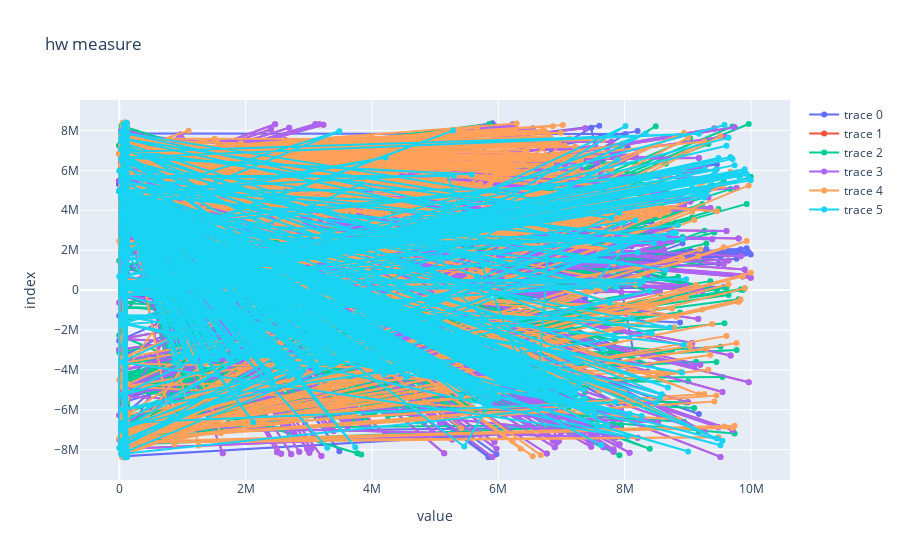

Here is the notebook cell this chart was saved with:
### Code cell
fig =px.line([],[], title="hw measure", labels="ax", markers=True)
fig =fig.add_scatter(x=df_a["t"], y=df_a["x"], mode="lines+markers")
if fn!="sick":
    fig =fig.add_scatter(x=df_a["t"], y=df_a["y"], mode="lines+markers")
    fig =fig.add_scatter(x=df_a["t"], y=df_a["z"], mode="lines+markers")
    fig =fig.add_scatter(x=df_a["t"], y=df_a["x1"], mode="lines+markers")
    fig =fig.add_scatter(x=df_a["t"], y=df_a["y1"], mode="lines+markers")
    fig =fig.add_scatter(x=df_a["t"], y=df_a["z1"], mode="lines+markers")
fig.update_layout( showlegend=True)
fig.show()

### Figure 1 — Plotly figure (JSON) as saved in the notebook; plotly's stock layout.template omitted (floating-point values rounded to 4 significant figures; data arrays with more than 128 entries replaced by an {"elided": "..."} marker saying what was removed)
{"data": [{"mode": "lines+markers", "type": "scatter", "x": {"elided": "1286 int values"}, "y": {"elided": "1286 int values"}}, {"mode": "lines+markers", "type": "scatter", "x": {"elided": "1286 int values"}, "y": {"elided": "1286 int values"}}, {"mode": "lines+markers", "type": "scatter", "x": {"elided": "1286 int values"}, "y": {"elided": "1286 int values"}}, {"mode": "lines+markers", "type": "scatter", "x": {"elided": "1286 int values"}, "y": {"elided": "1286 int values"}}, {"mode": "lines+markers", "type": "scatter", "x": {"elided": "1286 int values"}, "y": {"elided": "1286 int values"}}, {"mode": "lines+markers", "type": "scatter", "x": {"elided": "1286 int values"}, "y": {"elided": "1286 int values"}}], "layout": {"legend": {"tracegroupgap": 0}, "showlegend": true, "title": {"text": "hw measure"}, "xaxis": {"anchor": "y", "domain": [0, 1], "title": {"text": "value"}}, "yaxis": {"anchor": "x", "domain": [0, 1], "title": {"text": "index"}}}}
